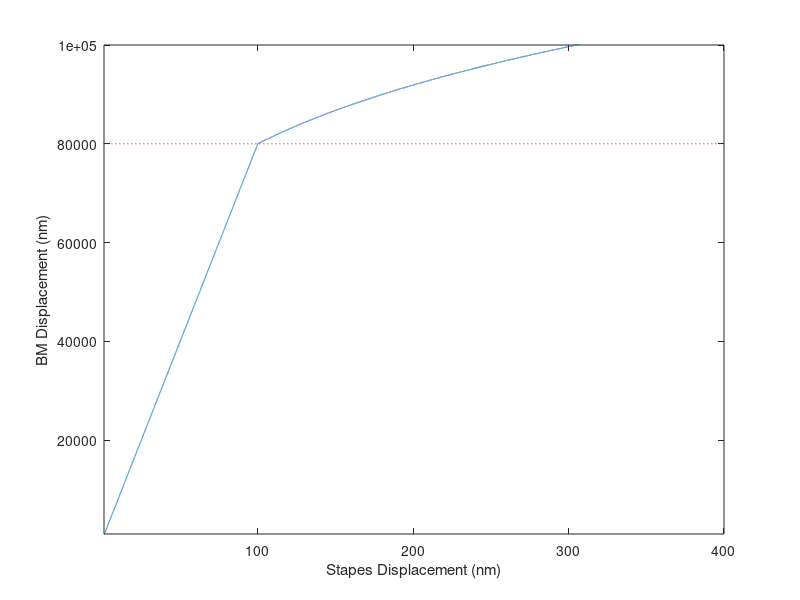
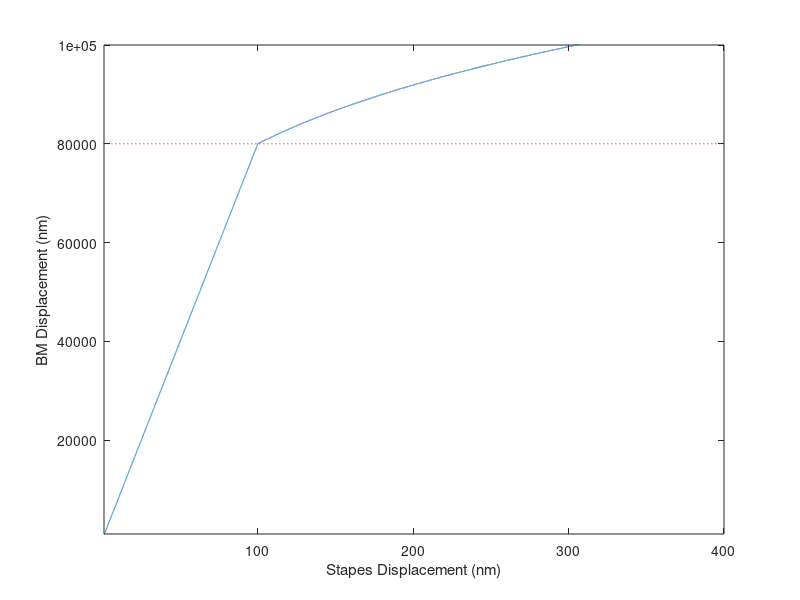
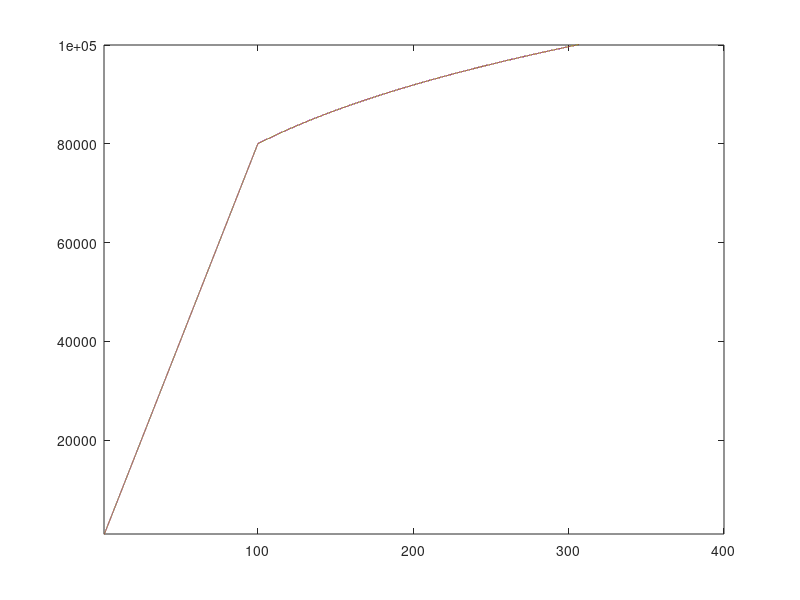
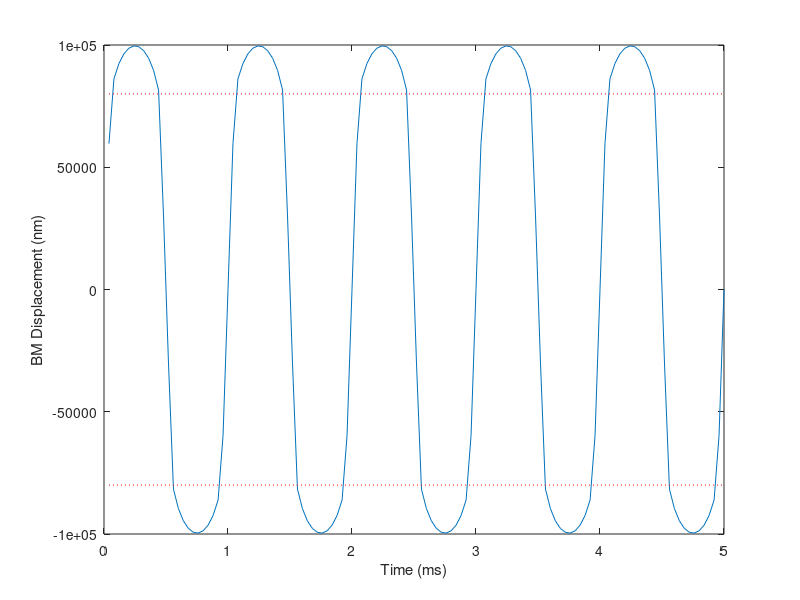

Source code (MATLAB) for these figures, in order:
function cmp_ThresholdDEMO

clc; close all

a = 800;
b = 8e-6; %here for legacy reasons to calculate a reasonable BM cmp threshold
c = 0.2;
MOC = 1; %Fraction between 0 and 1


% These are not used - only here to display thresholds based on old
% parameters
cmpS  =     10^((1/(1-c))* log10(b/a)) % (Stapes vel)
cmpBM = a * 10^((1/(1-c))* log10(b/a)) % (BM displacement)

% First test is to make an I/O function
xOrig = 0:1e-14:400e-12;
x = xOrig*MOC;

%using old method
y= x.* a;  % linear section.
% compress parts of the signal above the compression threshold
abs_x = abs(x);
idx=find(abs_x>cmpS);
if ~isempty(idx)>0
    y(idx)=sign(y(idx)).* (b*abs_x(idx).^c);
end

yO = y; %store old version

figure;  plot(xOrig*1e12, y*1e12); ylim([1000 10e4]); xlim([1e-12 max(xOrig)]*1e12)
hold on; plot(xOrig([1 end])*1e12, [cmpBM cmpBM]*1e12, ':r')
xlabel('Stapes Displacement (nm)'); ylabel('BM Displacement (nm)')

 

% Using new method
MOC = 0.08;
a = 10000;
x = xOrig*MOC;
CtBM = 8e-008; %Compression threshold in units of basilar membrane disp
% CtBM = 8.0000e-008;
% CtBM = cmpBM;
y = NewNonLinFunc(x,a,c,CtBM);

figure;  plot(xOrig*1e12, y*1e12); ylim([1000 10e4]); xlim([1e-12 max(xOrig)]*1e12)
hold on; plot(xOrig([1 end])*1e12, [CtBM CtBM]*1e12, ':r')
xlabel('Stapes Displacement (nm)'); ylabel('BM Displacement (nm)')


figure;  plot(xOrig*1e12, y*1e12, xOrig*1e12, yO*1e12 ); ylim([1000 10e4]); xlim([1e-12 max(xOrig)]*1e12)


%NOw quickly test with a sine wave that peaks above BM compression thresh
dt = 1/25e3;
tAxis = dt:dt:0.005;
x = 3 * CtBM/a * sin(2*pi*1000*tAxis);
y = NewNonLinFunc(x,a,c,CtBM);
figure;  plot(1000*tAxis, y*1e12);
hold on; plot(1000*tAxis([1 end]), [CtBM CtBM]*1e12, ':r')
hold on; plot(1000*tAxis([1 end]), -[CtBM CtBM]*1e12, ':r')
xlabel('Time (ms)'); ylabel('BM Displacement (nm)')


function y = NewNonLinFunc(x,a,c,CtBM)
CtS  = CtBM/a;      %Compression threshold in units of stapes disp
y = zeros(size(x));
abs_x = abs(x);
y(abs_x<CtS)   = a * x(abs_x<CtS);
y(abs_x>=CtS)  = sign(x(abs_x>=CtS)) * a * CtS .* exp(   c * log(  abs_x(abs_x>=CtS)/CtS  )   );
